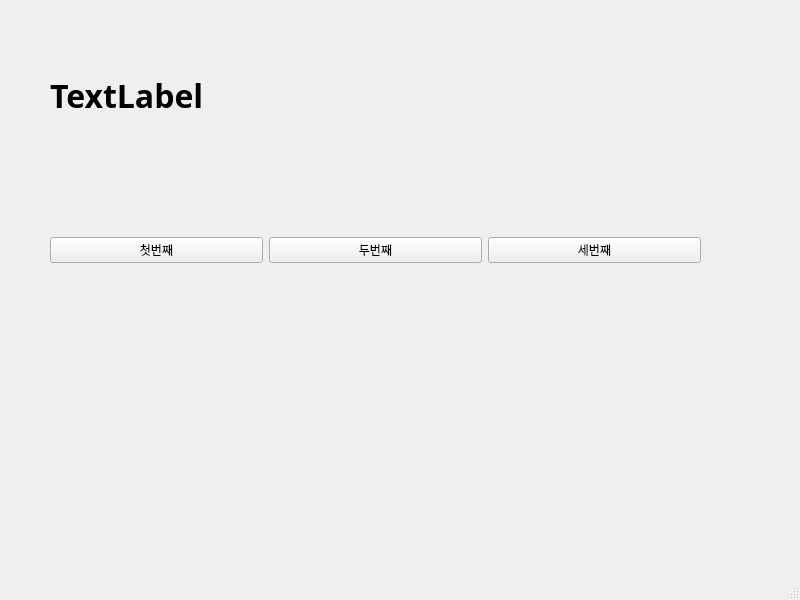
<?xml version="1.0" encoding="UTF-8"?>
<ui version="4.0">
 <class>MainWindow</class>
 <widget class="QMainWindow" name="MainWindow">
  <property name="geometry">
   <rect>
    <x>0</x>
    <y>0</y>
    <width>800</width>
    <height>600</height>
   </rect>
  </property>
  <property name="windowTitle">
   <string>MainWindow</string>
  </property>
  <widget class="QWidget" name="centralwidget">
   <widget class="QWidget" name="horizontalLayoutWidget">
    <property name="geometry">
     <rect>
      <x>50</x>
      <y>190</y>
      <width>651</width>
      <height>121</height>
     </rect>
    </property>
    <layout class="QHBoxLayout" name="horizontalLayout">
     <item>
      <widget class="QPushButton" name="pushButton_2">
       <property name="text">
        <string>첫번째</string>
       </property>
      </widget>
     </item>
     <item>
      <widget class="QPushButton" name="pushButton">
       <property name="text">
        <string>두번째</string>
       </property>
      </widget>
     </item>
     <item>
      <widget class="QPushButton" name="pushButton_3">
       <property name="text">
        <string>세번째</string>
       </property>
      </widget>
     </item>
    </layout>
   </widget>
   <widget class="QLabel" name="label">
    <property name="geometry">
     <rect>
      <x>50</x>
      <y>60</y>
      <width>651</width>
      <height>71</height>
     </rect>
    </property>
    <property name="font">
     <font>
      <family>맑은 고딕</family>
      <pointsize>24</pointsize>
      <weight>75</weight>
      <bold>true</bold>
     </font>
    </property>
    <property name="text">
     <string>TextLabel</string>
    </property>
   </widget>
  </widget>
  <widget class="QMenuBar" name="menubar">
   <property name="geometry">
    <rect>
     <x>0</x>
     <y>0</y>
     <width>800</width>
     <height>22</height>
    </rect>
   </property>
  </widget>
  <widget class="QStatusBar" name="statusbar"/>
 </widget>
 <resources/>
 <connections>
  <connection>
   <sender>pushButton_2</sender>
   <signal>clicked()</signal>
   <receiver>MainWindow</receiver>
   <slot>firstClick()</slot>
   <hints>
    <hint type="sourcelabel">
     <x>148</x>
     <y>204</y>
    </hint>
    <hint type="destinationlabel">
     <x>150</x>
     <y>224</y>
    </hint>
   </hints>
  </connection>
  <connection>
   <sender>pushButton</sender>
   <signal>clicked()</signal>
   <receiver>MainWindow</receiver>
   <slot>secondClick()</slot>
   <hints>
    <hint type="sourcelabel">
     <x>354</x>
     <y>210</y>
    </hint>
    <hint type="destinationlabel">
     <x>354</x>
     <y>225</y>
    </hint>
   </hints>
  </connection>
  <connection>
   <sender>pushButton_3</sender>
   <signal>clicked()</signal>
   <receiver>MainWindow</receiver>
   <slot>thirdClick()</slot>
   <hints>
    <hint type="sourcelabel">
     <x>559</x>
     <y>204</y>
    </hint>
    <hint type="destinationlabel">
     <x>559</x>
     <y>225</y>
    </hint>
   </hints>
  </connection>
 </connections>
 <slots>
  <slot>firstClick()</slot>
  <slot>secondClick()</slot>
  <slot>thirdClick()</slot>
 </slots>
</ui>
